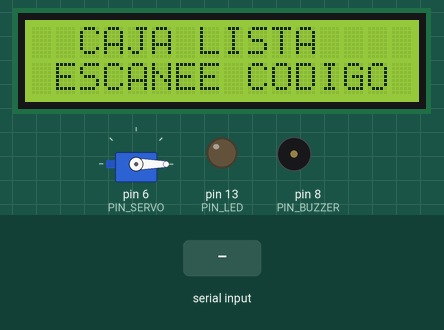
Bench run of a sketch on a simulated Arduino Uno, built with avr-gcc and run on an emulated ATmega328P. Shown: 16×2 character LCD, servo, output pins drawn as LEDs (lit = HIGH), buzzer (waves = sounding). The test bench sets the inputs (shaded band).

Above: at 3.0 s.
3.1 s: "O\n" received over Serial
At 4.9 s:
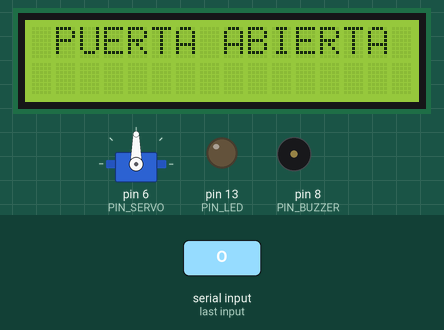
5.2 s: byte 83 ('S') received over Serial
At 6.7 s:
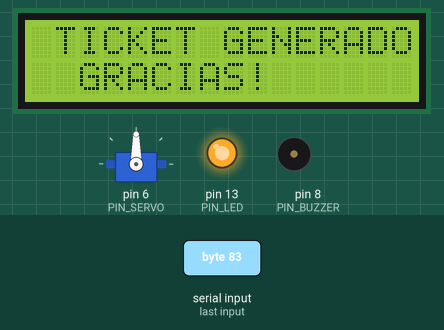
8.2 s: byte 90 ('Z') received over Serial
At 9.3 s:
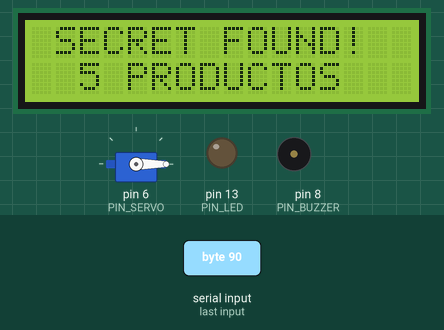
10.2 s: byte 75 ('K') received over Serial
At 11.5 s:
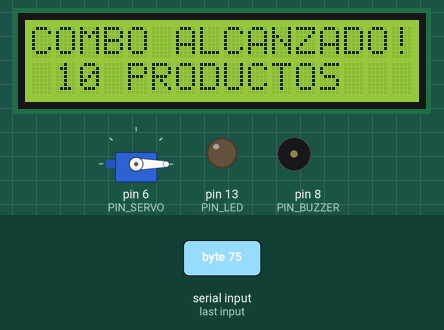
12.2 s: byte 84 ('T') received over Serial
At 13.6 s:
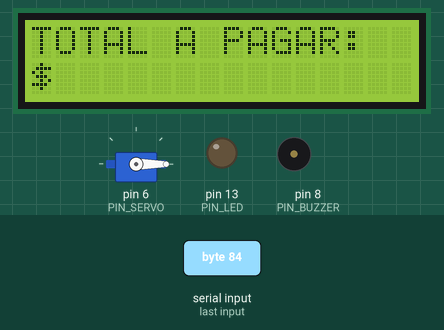
14.7 s: byte 69 ('E') received over Serial
At 15.5 s:
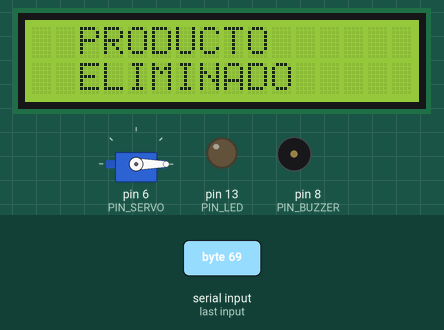
Timing chart, 0 to 17.7 s (numbered marks = the images above; inputs shaded):
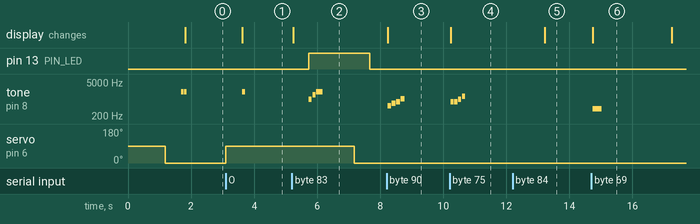

The sketch:

caja_registradora.ino
```cpp
#include <Wire.h>
#include <LiquidCrystal_I2C.h>
#include <Servo.h>

// ==========================
// ASIGNACIÓN DE PINES
// ==========================
// Nota: Servo.attach() en AVR (Uno/Nano) usa Timer1 vía interrupciones,
// no requiere un pin de PWM por hardware. tone() usa Timer2 por defecto.
// Por lo tanto el pin 6 no evita ningún conflicto de timers con tone();
// se eligió simplemente por comodidad de cableado. (Comentario original
// del código era incorrecto y se corrige aquí para no inducir a error
// en futuras modificaciones.)
const int PIN_SERVO  = 6;
const int PIN_BUZZER = 8;
const int PIN_LED    = 13;

// ==========================
// OBJETOS Y PERIFÉRICOS
// ==========================
LiquidCrystal_I2C lcd(0x27, 16, 2); // Cambiar a 0x3F si la pantalla no enciende
Servo servoPuerta;

// Control de retorno automático a pantalla de inicio tras mostrar el total
unsigned long tiempoMostrarTotal = 0;
bool esperandoRegresoInicio = false;
const unsigned long DURACION_TOTAL_MS = 4000;

// ==========================
// FUNCIONES DE CONTROL DEL SERVO
// ==========================
void moverServo(int angulo) {
  if (!servoPuerta.attached()) {
    servoPuerta.attach(PIN_SERVO);
  }
  servoPuerta.write(angulo);
  delay(500); // Tiempo para completar el movimiento físico
}

void abrirPuerta() {
  moverServo(90); // Ángulo de apertura (ajustar según mecánica)
}

void cerrarPuerta() {
  moverServo(0);  // Ángulo de cierre
}

// ==========================
// FUNCIONES DE SONIDO Y LED
// ==========================
void destellarLED() {
  digitalWrite(PIN_LED, HIGH);
  delay(80);
  digitalWrite(PIN_LED, LOW);
}

void pitarSimple() {
  tone(PIN_BUZZER, 2000, 100);
}

void pitarDoble() {
  tone(PIN_BUZZER, 2000, 80);
  delay(100);
  tone(PIN_BUZZER, 2000, 80);
}

void pitarError() {
  tone(PIN_BUZZER, 400, 300);
}

void melodiaExito() {
  tone(PIN_BUZZER, 1000, 100);
  delay(120);
  tone(PIN_BUZZER, 1500, 100);
  delay(120);
  tone(PIN_BUZZER, 2000, 200);
}

void melodiaSecreta() {
  int notas[] = {523, 659, 784, 1046};
  for (int i = 0; i < 4; i++) {
    tone(PIN_BUZZER, notas[i], 120);
    delay(140);
  }
}

void melodiaCombo10() {
  int notas[] = {784, 784, 988, 1318};
  for (int i = 0; i < 4; i++) {
    tone(PIN_BUZZER, notas[i], 100);
    delay(120);
  }
}

// ==========================
// FUNCIONES DE PANTALLA LCD
// ==========================
void mostrarPantallaInicio() {
  lcd.clear();
  lcd.setCursor(0, 0);
  lcd.print("  CAJA LISTA    ");
  lcd.setCursor(0, 1);
  lcd.print(" ESCANEE CODIGO ");
  esperandoRegresoInicio = false;
}

void procesarProductoLCD() {
  String datos = Serial.readStringUntil('\n');
  datos.trim();
  int separador = datos.indexOf('|');

  if (separador != -1) {
    String nombre = datos.substring(0, separador);
    String precio = datos.substring(separador + 1);

    if (nombre.length() > 16) {
      nombre = nombre.substring(0, 16);
    }

    lcd.clear();
    lcd.setCursor(0, 0);
    lcd.print(nombre);

    lcd.setCursor(0, 1);
    lcd.print("Precio: $" + precio);
  }
}

void procesarTotalLCD() {
  String total = Serial.readStringUntil('\n');
  total.trim();

  lcd.clear();
  lcd.setCursor(0, 0);
  lcd.print("TOTAL A PAGAR:  ");
  lcd.setCursor(0, 1);
  lcd.print("$" + total);

  // Programa el regreso automático a la pantalla de inicio
  // (antes el LCD quedaba trabado mostrando el total para siempre)
  tiempoMostrarTotal = millis();
  esperandoRegresoInicio = true;
}

// ==========================
// SETUP Y PRUEBA HARDWARE
// ==========================
void setup() {
  Serial.begin(9600);

  pinMode(PIN_BUZZER, OUTPUT);
  pinMode(PIN_LED, OUTPUT);

  lcd.init();
  lcd.backlight();

  lcd.clear();
  lcd.setCursor(0, 0);
  lcd.print("TEST HARDWARE...");

  abrirPuerta();
  delay(600);
  cerrarPuerta();

  pitarDoble();

  mostrarPantallaInicio();
}

// ==========================
// BUCLE PRINCIPAL
// ==========================
void loop() {
  if (Serial.available() > 0) {
    char comando = Serial.read();

    switch (comando) {
      case 'B': // Inicio
        pitarSimple();
        mostrarPantallaInicio();
        break;

      case 'D': // Beep escaneo
        destellarLED();
        pitarSimple();
        break;

      case 'P': // Recibir Nombre | Precio y mostrar en LCD
        destellarLED();
        pitarSimple();
        procesarProductoLCD();
        break;

      case 'Z': // Combo secreto: 5 productos
        lcd.clear();
        lcd.setCursor(0, 0);
        lcd.print(" SECRET FOUND! ");
        lcd.setCursor(0, 1);
        lcd.print("  5 PRODUCTOS  ");
        melodiaSecreta();
        break;

      case 'K': // Combo 10 productos (antes colisionaba con 'C' de cerrar puerta)
        lcd.clear();
        lcd.setCursor(0, 0);
        lcd.print("COMBO ALCANZADO!");
        lcd.setCursor(0, 1);
        lcd.print(" 10 PRODUCTOS   ");
        melodiaCombo10();
        break;

      case 'C': // Cerrar puerta (solo acción manual/explícita)
        cerrarPuerta();
        pitarDoble();
        break;

      case 'O': // Abrir puerta
        abrirPuerta();
        lcd.clear();
        lcd.setCursor(0, 0);
        lcd.print(" PUERTA ABIERTA ");
        pitarSimple();
        break;

      case 'S': // Generación de Ticket / Impresión
        lcd.clear();
        lcd.setCursor(0, 0);
        lcd.print(" TICKET GENERADO ");
        lcd.setCursor(0, 1);
        lcd.print("  GRACIAS!      ");

        abrirPuerta();
        digitalWrite(PIN_LED, HIGH);
        melodiaExito();
        delay(1200);
        cerrarPuerta();
        digitalWrite(PIN_LED, LOW);
        break;

      case 'T': // Muestra Total del Ticket
        procesarTotalLCD();
        break;

      case 'E': // Producto Eliminado
        lcd.clear();
        lcd.setCursor(0, 0);
        lcd.print("  PRODUCTO      ");
        lcd.setCursor(0, 1);
        lcd.print("  ELIMINADO     ");
        pitarError();
        break;

      case 'X': // Carrito Vacío
        lcd.clear();
        lcd.setCursor(0, 0);
        lcd.print("  CARRITO       ");
        lcd.setCursor(0, 1);
        lcd.print("  VACIO!        ");
        pitarError();
        break;

      case 'Q': // Cierre de aplicación
        lcd.clear();
        lcd.setCursor(0, 0);
        lcd.print(" CAJA CERRADA   ");
        cerrarPuerta();
        pitarSimple();
        break;
    }
  }

  // Regreso automático a pantalla de inicio tras mostrar el total
  if (esperandoRegresoInicio && (millis() - tiempoMostrarTotal >= DURACION_TOTAL_MS)) {
    mostrarPantallaInicio();
  }
}
```

esp32cam_receptor.ino
```cpp

```

Measured:
- after the input at 3.1 s, tone on pin 8 (PIN_BUZZER): silent → 2000 Hz after 0.52 s, → silent 0.10 s later; servo on pin 6 (PIN_SERVO): 0° → 90° at once; the display: changes after 0.52 s (image 1)
- after the input at 5.2 s, pin 13 (PIN_LED): LOW → HIGH after 0.54 s, → LOW 1.9 s later; tone on pin 8 (PIN_BUZZER): plays 1000 Hz for 0.10 s, 1500 Hz for 0.10 s, 2000 Hz for 0.20 s, starting after 0.54 s; servo on pin 6 (PIN_SERVO): 90° → 0° after 2.0 s; the display: changes at once (image 2)
- after the input at 8.2 s, tone on pin 8 (PIN_BUZZER): plays 523 Hz for 0.12 s, 659 Hz for 0.12 s, 784 Hz for 0.12 s, 1046 Hz for 0.12 s, starting at once; the display: changes at once (image 3)
- after the input at 10.2 s, tone on pin 8 (PIN_BUZZER): plays 784 Hz for 0.10 s, 784 Hz for 0.10 s, 988 Hz for 0.10 s, 1318 Hz for 0.10 s, starting at once; the display: changes at once (image 4)
- after the input at 12.2 s, the display: changes after 1.0 s (image 5)
- after the input at 14.7 s, tone on pin 8 (PIN_BUZZER): silent → 400 Hz at once, → silent 0.30 s later; the display: changes at once (image 6)
- by itself, tone on pin 8 (PIN_BUZZER): alternates 2000 Hz for 0.08 s and silent for 0.02 s, 4 changes in all, then stays silent
